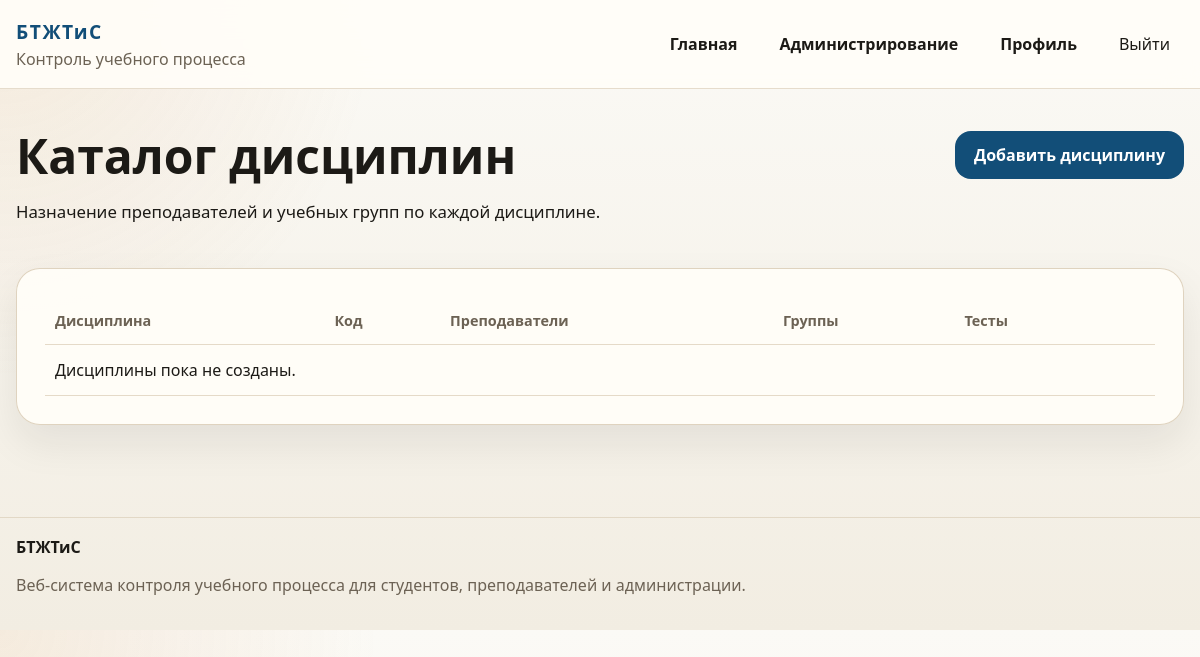
Page /admin-panel/disciplines/ (signed in) on the earlier database version.
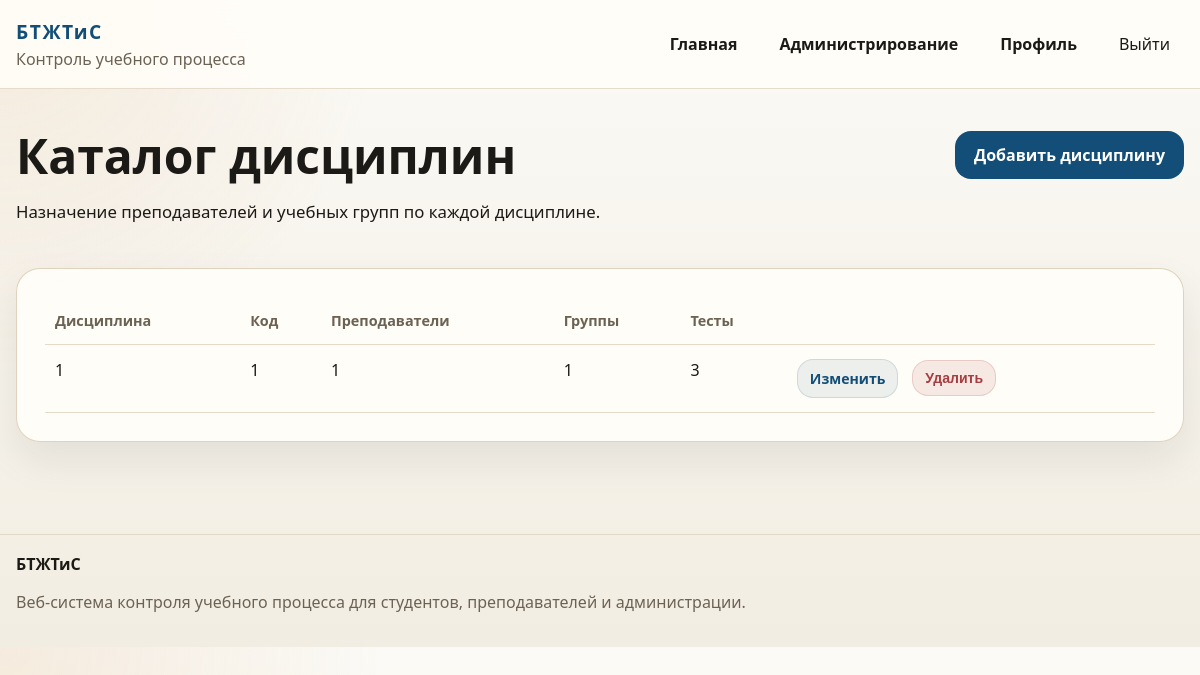
Same page on the later database version.
### education/models.py (models this page shows, shortened)
class Discipline(models.Model):
    name = models.CharField("Дисциплина", max_length=120, unique=True)
    code = models.CharField("Код", max_length=20, blank=True)
    description = models.TextField("Описание", blank=True)
    teachers = models.ManyToManyField(
        settings.AUTH_USER_MODEL,
        related_name="disciplines_taught",
        blank=True,
        limit_choices_to={"role": ROLE_TEACHER},
        verbose_name="Преподаватели",
    )
    groups = models.ManyToManyField(
        AcademicGroup,
        related_name="disciplines",
        blank=True,
        verbose_name="Учебные группы",
    )
    class Meta:
        ordering = ["name"]
        verbose_name = "Дисциплина"
        verbose_name_plural = "Дисциплины"

### education/views.py (the view)
# urls.py: path("admin-panel/disciplines/", views.discipline_list, name="discipline_list"),
@role_required(User.Role.ADMINISTRATOR)
def discipline_list(request):
    disciplines = Discipline.objects.annotate(
        tests_total=Count("tests", distinct=True),
        teachers_total=Count("teachers", distinct=True),
        groups_total=Count("groups", distinct=True),
    )
    return render(request, "education/discipline_list.html", {"disciplines": disciplines})

### education/models.py (called while the page is built)
    @property
    def is_administrator(self):
        return self.role == self.Role.ADMINISTRATOR or self.is_superuser

### education/utils.py (called while the page is built)
def role_required(*roles):
    def decorator(view_func):
        @wraps(view_func)
        def _wrapped_view(request, *args, **kwargs):
            if not request.user.is_authenticated:
                return redirect("login")
            if request.user.is_superuser or request.user.role in roles:
                return view_func(request, *args, **kwargs)
            messages.error(request, "У вас нет доступа к данному разделу.")
            return redirect(dashboard_url_for(request.user))
        return _wrapped_view
    return decorator

### templates/education/discipline_list.html (shortened to what this page needs)
{% extends "base.html" %}
{% block content %}
<section class="section">
    <div class="container">
        <div class="page-head page-head-inline">
            <div>
                <h1>Каталог дисциплин</h1>
                <p>Назначение преподавателей и учебных групп по каждой дисциплине.</p>
            </div>
            <div class="head-actions">
                <a class="btn btn-primary" href="{% url 'education:discipline_create' %}">Добавить дисциплину</a>
            </div>
        </div>
        <section class="panel">
            <div class="table-wrap">
                <table class="data-table">
                    <thead>
                        <tr>
                            <th>Дисциплина</th>
                            <th>Код</th>
                            <th>Преподаватели</th>
                            <th>Группы</th>
                            <th>Тесты</th>
                            <th></th>
                        </tr>
                    </thead>
                    <tbody>
                        {% for discipline in disciplines %}
                            <tr>
                                <td>{{ discipline.name }}</td>
                                <td>{{ discipline.code|default:"-" }}</td>
                                <td>{{ discipline.teachers_total }}</td>
                                <td>{{ discipline.groups_total }}</td>
                                <td>{{ discipline.tests_total }}</td>
                                <td class="actions-cell">
                                    <a class="btn btn-secondary btn-small" href="{% url 'education:discipline_edit' discipline.pk %}">Изменить</a>
                                    <form method="post" action="{% url 'education:discipline_delete' discipline.pk %}" class="inline-form">
                                        <button type="submit" class="btn btn-danger btn-small" onclick="return confirm('Удалить дисциплину?');">
                                            Удалить
                                        </button>
                                    </form>
                                </td>
                            </tr>
                        {% empty %}
                            <tr>
                                <td colspan="6">Дисциплины пока не созданы.</td>
                            </tr>
                        {% endfor %}
                    </tbody>
                </table>
            </div>
        </section>
    </div>
</section>
{% endblock %}

Differences in the rows shown:
added Discipline: name "1", code "1", teachers_total "1", groups_total "1", tests_total "3"
Other differences:
text no longer shown: "Дисциплины пока не созданы."
